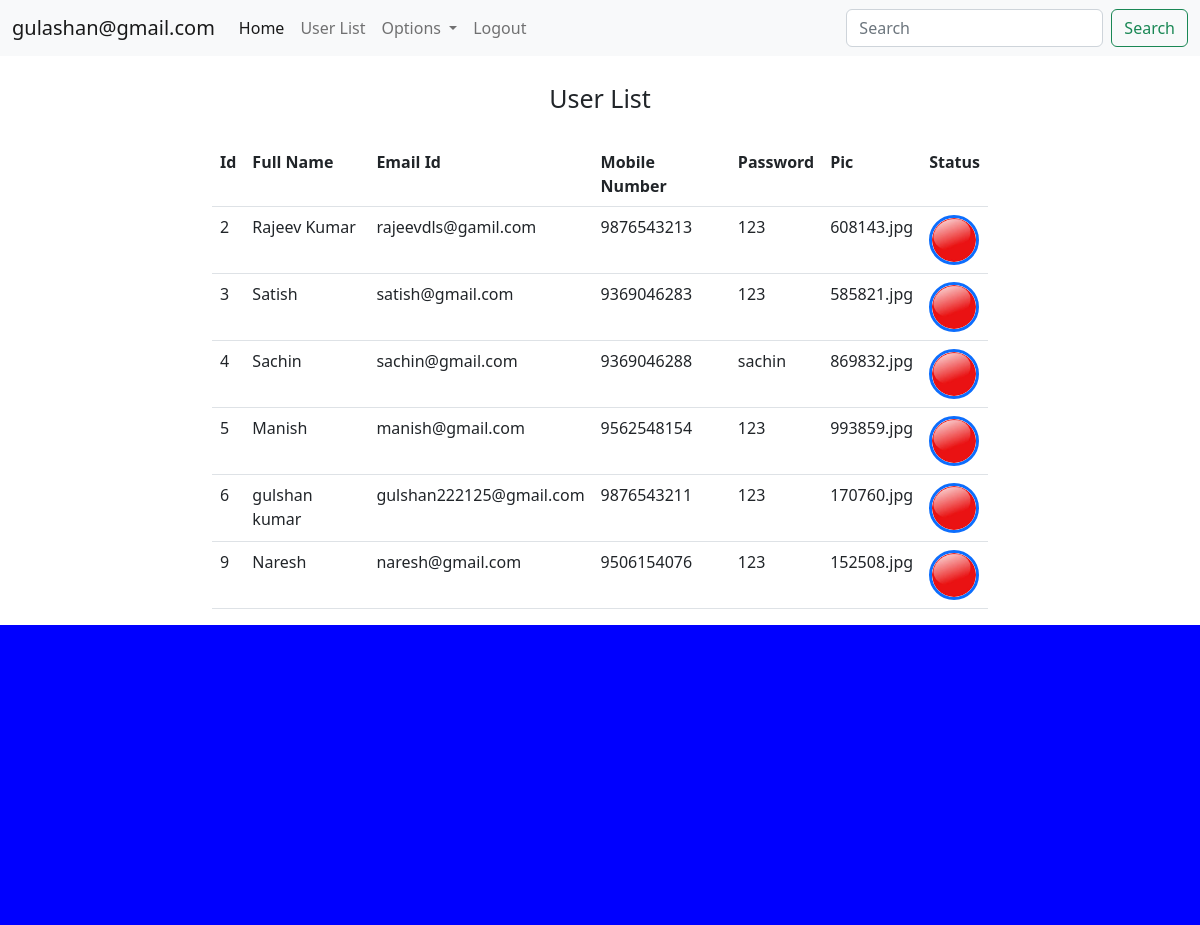
The page /admin_panel/userlist.php (signed in) on the database its author committed.
### tables this page shows
CREATE TABLE `sign_up` (
  `id` int(11) NOT NULL,
  `f_name` varchar(100) NOT NULL,
  `email_id` varchar(100) NOT NULL,
  `mob_no` bigint(20) NOT NULL,
  `pass` varchar(20) NOT NULL,
  `type` varchar(10) NOT NULL DEFAULT 'user',
  `pic` varchar(30) NOT NULL,
  `status` tinyint(4) NOT NULL DEFAULT 0
);

### admin_panel/userlist.php (the view, shortened to what this page needs)
<?php
	include("header.php");
?>
	<div class="container-fluid">
		<div class="row">
			<div class="col-md-12">
				<br/>
				<div style="text-align: center; font-size: 25px;">
					User List
				</div>
				<br/>
			</div>
		</div>
		<div class="row">
			<div class="col-md-2"></div>
			<div class="col-md-8">
				<?php
					$data=mysqli_query($way,"SELECT * FROM `sign_up` WHERE type='user'");
				?>
				<table class="table table-hover">
 					<tr>
 						<th>Id</th>
 						<th>Full Name</th>
 						<th>Email Id</th>
 						<th>Mobile Number</th>
 						<th>Password</th>
 						<th>Pic</th>
 						<th>Status</th>
 					</tr>
 					<?php
 						while ($row=mysqli_fetch_array($data,MYSQLI_ASSOC)) {
						$id=$row['id'];
						$f_name=$row['f_name'];
						$email_id=$row['email_id'];
						$mob_no=$row['mob_no'];
						$pass=$row['pass'];
						$pic=$row['pic'];
						$status=$row['status'];
						?>
							<tr>
								<td><?php echo $id;?></td>
								<td><?php echo $f_name;?></td>
								<td><?php echo $email_id;?></td>
								<td><?php echo $mob_no;?></td>
								<td><?php echo $pass;?></td>
								<td><?php echo $pic;?></td>
								<td>
									<?php
										if($status==0)
										{
											?>
											<a href="?id=<?php echo $id ;?>"><img src="../assets/gallery/red.jpg" style="border-style: solid; width:50px;height: 50px; border-radius:50rem">
											</a>
											<?php
										}
											?>
								</td>
							</tr>
						<?php
					}
 					?>
				</table>
			</div>
			<div class="col-md-2"></div>
		</div>
	</div>
<?php include("footer.php"); ?>

### rows shown on the page
sign_up: id "2", f_name "Rajeev Kumar", email "rajeevdls@gamil.com", mob_no "9876543213", pass "123", pic "608143.jpg", status 0 (drawn)
sign_up: id "3", f_name "Satish", email "satish@gmail.com", mob_no "9369046283", pass "123", pic "585821.jpg", status 0 (drawn)
sign_up: id "4", f_name "Sachin", email "sachin@gmail.com", mob_no "9369046288", pass "sachin", pic "869832.jpg", status 0 (drawn)
sign_up: id "5", f_name "Manish", email "manish@gmail.com", mob_no "9562548154", pass "123", pic "993859.jpg", status 0 (drawn)
sign_up: id "6", f_name "gulshan kumar", email "gulshan222125@gmail.com", mob_no "9876543211", pass "123", pic "170760.jpg", status 0 (drawn)
sign_up: id "9", f_name "Naresh", email "naresh@gmail.com", mob_no "9506154076", pass "123", pic "152508.jpg", status 0 (drawn)

### other values the page prints
$admin_key "gulashan@gmail.com"
